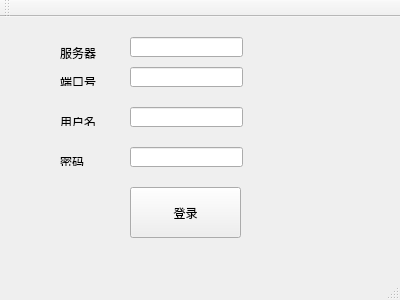
<?xml version="1.0" encoding="UTF-8"?>
<ui version="4.0">
 <class>MainWindow</class>
 <widget class="QMainWindow" name="MainWindow">
  <property name="geometry">
   <rect>
    <x>0</x>
    <y>0</y>
    <width>400</width>
    <height>300</height>
   </rect>
  </property>
  <property name="windowTitle">
   <string>MainWindow</string>
  </property>
  <widget class="QWidget" name="centralWidget">
   <widget class="QPushButton" name="pushButton">
    <property name="geometry">
     <rect>
      <x>130</x>
      <y>170</y>
      <width>111</width>
      <height>51</height>
     </rect>
    </property>
    <property name="text">
     <string>登录</string>
    </property>
   </widget>
   <widget class="QLabel" name="label">
    <property name="geometry">
     <rect>
      <x>60</x>
      <y>20</y>
      <width>41</width>
      <height>31</height>
     </rect>
    </property>
    <property name="text">
     <string>服务器</string>
    </property>
   </widget>
   <widget class="QLineEdit" name="IPLineEdit">
    <property name="geometry">
     <rect>
      <x>130</x>
      <y>20</y>
      <width>113</width>
      <height>20</height>
     </rect>
    </property>
   </widget>
   <widget class="QLineEdit" name="PortLineEdit">
    <property name="geometry">
     <rect>
      <x>130</x>
      <y>50</y>
      <width>113</width>
      <height>20</height>
     </rect>
    </property>
   </widget>
   <widget class="QLabel" name="label_2">
    <property name="geometry">
     <rect>
      <x>60</x>
      <y>60</y>
      <width>41</width>
      <height>9</height>
     </rect>
    </property>
    <property name="text">
     <string>端口号</string>
    </property>
   </widget>
   <widget class="QLabel" name="label_3">
    <property name="geometry">
     <rect>
      <x>60</x>
      <y>100</y>
      <width>41</width>
      <height>9</height>
     </rect>
    </property>
    <property name="text">
     <string>用户名</string>
    </property>
   </widget>
   <widget class="QLabel" name="label_4">
    <property name="geometry">
     <rect>
      <x>60</x>
      <y>140</y>
      <width>41</width>
      <height>9</height>
     </rect>
    </property>
    <property name="text">
     <string>密码</string>
    </property>
   </widget>
   <widget class="QLineEdit" name="userNameLineEdit">
    <property name="geometry">
     <rect>
      <x>130</x>
      <y>90</y>
      <width>113</width>
      <height>20</height>
     </rect>
    </property>
   </widget>
   <widget class="QLineEdit" name="PwdLineEdit">
    <property name="geometry">
     <rect>
      <x>130</x>
      <y>130</y>
      <width>113</width>
      <height>20</height>
     </rect>
    </property>
   </widget>
  </widget>
  <widget class="QMenuBar" name="menuBar">
   <property name="geometry">
    <rect>
     <x>0</x>
     <y>0</y>
     <width>400</width>
     <height>17</height>
    </rect>
   </property>
  </widget>
  <widget class="QToolBar" name="mainToolBar">
   <attribute name="toolBarArea">
    <enum>TopToolBarArea</enum>
   </attribute>
   <attribute name="toolBarBreak">
    <bool>false</bool>
   </attribute>
  </widget>
  <widget class="QStatusBar" name="statusBar"/>
 </widget>
 <layoutdefault spacing="6" margin="11"/>
 <resources/>
 <connections/>
</ui>
